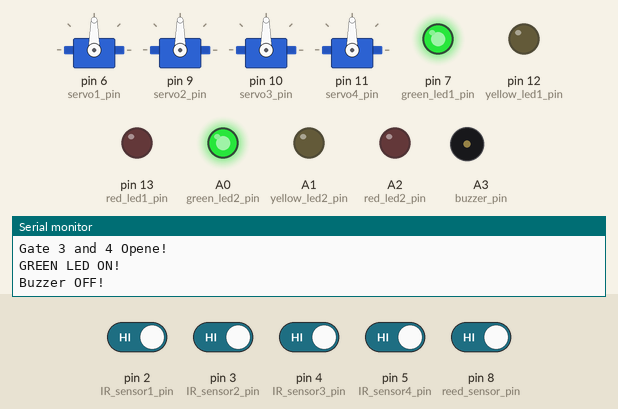
Recording of a sketch running on a simulated Arduino Uno, built with avr-gcc and run on an emulated ATmega328P. Parts: 4 × servo, output pins drawn as LEDs (lit = HIGH), buzzer (waves = sounding, pin HIGH), the last lines printed to the serial monitor. Dashed ring = blinking. Inputs (shaded band) come from the test bench; at power-on: pin 2 (IR_sensor1_pin), pin 3 (IR_sensor2_pin), pin 4 (IR_sensor3_pin), pin 5 (IR_sensor4_pin), pin 8 (reed_sensor_pin) HIGH.

Above: at 1.6 s.
1.7 s: pin 2 (IR_sensor1_pin) driven LOW
At 2.5 s:
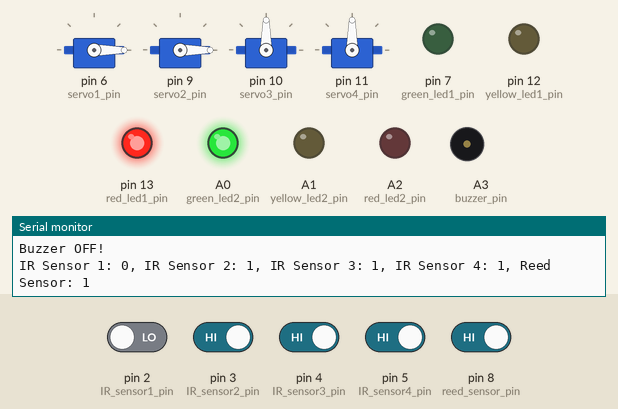
3.5 s: pin 3 (IR_sensor2_pin) driven LOW
At 4.21 s:
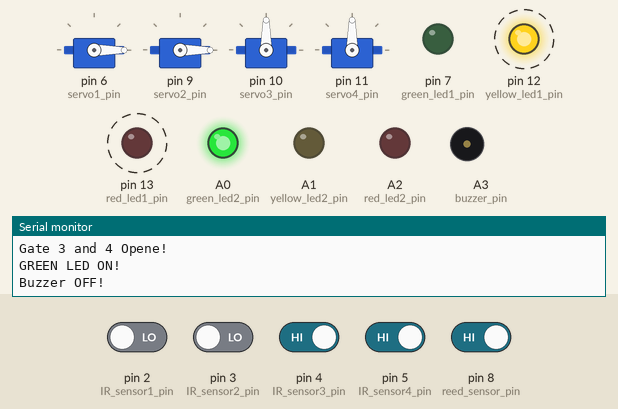
6.5 s: pin 8 (reed_sensor_pin) driven LOW
At 7.8 s:
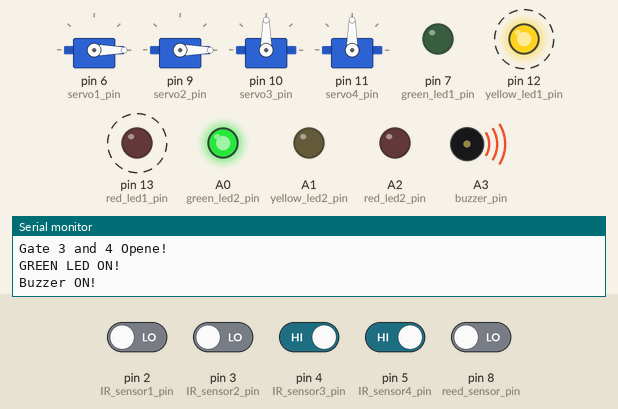
9.5 s: pin 4 (IR_sensor3_pin) driven LOW
At 12.4 s:
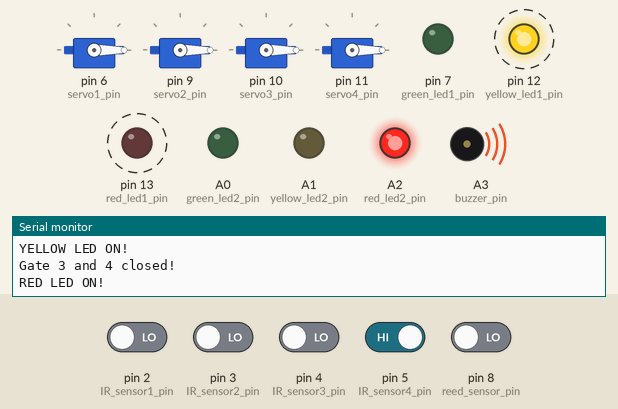
12.5 s: pin 5 (IR_sensor4_pin) driven LOW
At 13.6 s:
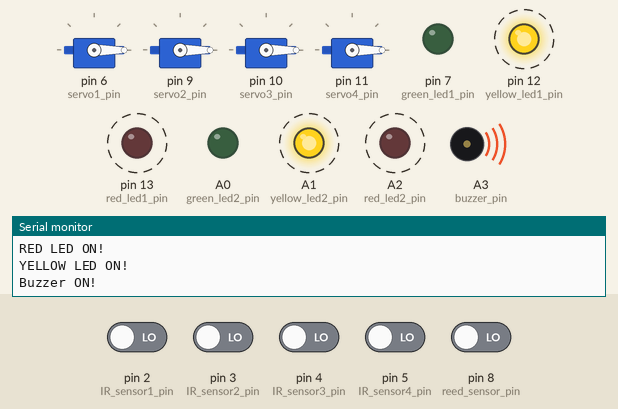
15.5 s: pin 8 (reed_sensor_pin) driven HIGH
At 17.61 s:
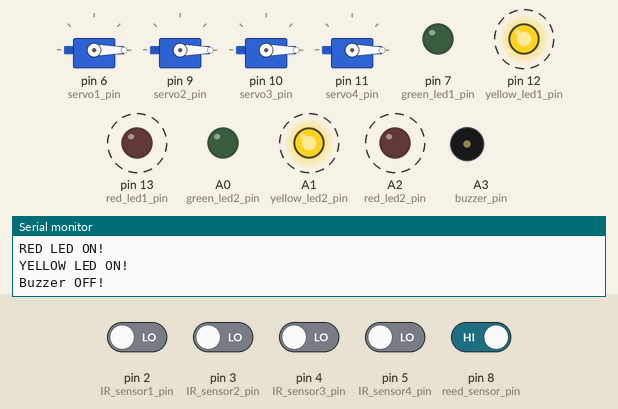
Timing chart, 0 to 19.5 s (numbered marks = the images above; inputs shaded):
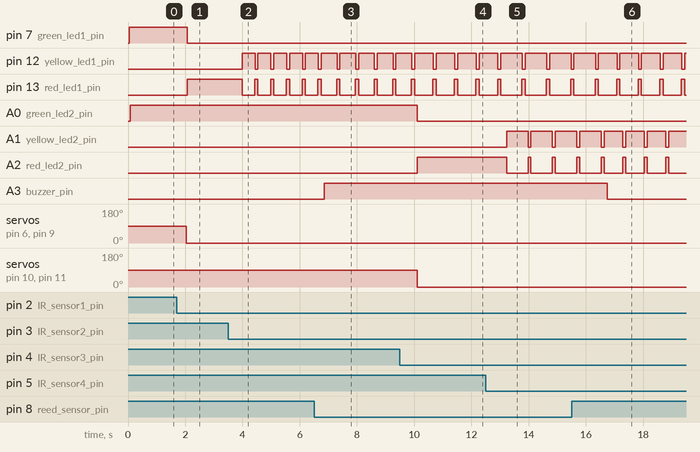

The sketch:

Railway_Safety_Automation.ino
```cpp
#include <Servo.h>

// Define pin numbers for IR sensors
const int IR_sensor1_pin = 2;
const int IR_sensor2_pin = 3;
const int IR_sensor3_pin = 4;
const int IR_sensor4_pin = 5;

// Define pin numbers for servo motors
const int servo1_pin = 6;
const int servo2_pin = 9;
const int servo3_pin = 10;
const int servo4_pin = 11;

// Define pin numbers for LEDs
const int red_led1_pin = 13;
const int yellow_led1_pin = 12;
const int green_led1_pin = 7;
const int red_led2_pin = A2;
const int yellow_led2_pin = A1;
const int green_led2_pin = A0;

// Define pin number for reed sensor
const int reed_sensor_pin = 8;

// Define pin number for buzzer
const int buzzer_pin = A3;

int delay_time = 100;

// Create servo objects
Servo servo1;
Servo servo2;
Servo servo3;
Servo servo4;

void setup() {
  // Initialize serial communication
  Serial.begin(9600);

  // Initialize IR sensors
  pinMode(IR_sensor1_pin, INPUT);
  pinMode(IR_sensor2_pin, INPUT);
  pinMode(IR_sensor3_pin, INPUT);
  pinMode(IR_sensor4_pin, INPUT);

  // Initialize servo motors
  servo1.attach(servo1_pin);
  servo2.attach(servo2_pin);
  servo3.attach(servo3_pin);
  servo4.attach(servo4_pin);

  // Initialize LEDs
  pinMode(red_led1_pin, OUTPUT);
  pinMode(yellow_led1_pin, OUTPUT);
  pinMode(green_led1_pin, OUTPUT);
  pinMode(red_led2_pin, OUTPUT);
  pinMode(yellow_led2_pin, OUTPUT);
  pinMode(green_led2_pin, OUTPUT);

  // Initialize reed sensor
  pinMode(reed_sensor_pin, INPUT);

  // Initialize buzzer
  pinMode(buzzer_pin, OUTPUT);
}

void loop() {
  // Read IR sensors
  int IR_sensor1_state = digitalRead(IR_sensor1_pin);
  int IR_sensor2_state = digitalRead(IR_sensor2_pin);
  int IR_sensor3_state = digitalRead(IR_sensor3_pin);
  int IR_sensor4_state = digitalRead(IR_sensor4_pin);

  // Read reed sensor
  int reed_sensor_state = digitalRead(reed_sensor_pin);

  // Print sensor values to serial monitor
  Serial.print("IR Sensor 1: ");
  Serial.print(IR_sensor1_state);
  Serial.print(", IR Sensor 2: ");
  Serial.print(IR_sensor2_state);
  Serial.print(", IR Sensor 3: ");
  Serial.print(IR_sensor3_state);
  Serial.print(", IR Sensor 4: ");
  Serial.print(IR_sensor4_state);
  Serial.print(", Reed Sensor: ");
  Serial.println(reed_sensor_state);

  // Control servo motors and LEDs based on IR sensor readings
  if (IR_sensor1_state == 0 || IR_sensor2_state == 0) {
    servo1.write(0);
    servo2.write(0);
    Serial.println("Gate 1 and 2 closed!");

    digitalWrite(red_led1_pin, HIGH);
    Serial.println("RED LED ON!");

    digitalWrite(yellow_led1_pin, LOW);
    digitalWrite(green_led1_pin, LOW);

    delay(delay_time);

    if (IR_sensor1_state == 0 && IR_sensor2_state == 0) {
      digitalWrite(red_led1_pin, LOW);

      digitalWrite(yellow_led1_pin, HIGH);
      Serial.println("YELLOW LED ON!");

      digitalWrite(green_led1_pin, LOW);
      delay(delay_time);
    }
  } else {
    servo1.write(90);
    servo2.write(90);
    Serial.println("Gate 1 and 2 Opened!");

    digitalWrite(red_led1_pin, LOW);
    digitalWrite(yellow_led1_pin, LOW);

    digitalWrite(green_led1_pin, HIGH);
    Serial.println("GREEN LED ON!");
  }

  if (IR_sensor3_state == 0 || IR_sensor4_state == 0) {
    servo3.write(0);
    servo4.write(0);
    Serial.println("Gate 3 and 4 closed!");

    digitalWrite(red_led2_pin, HIGH);
    Serial.println("RED LED ON!");

    digitalWrite(yellow_led2_pin, LOW);
    digitalWrite(green_led2_pin, LOW);

    delay(delay_time);

    if (IR_sensor3_state == 0 && IR_sensor4_state == 0) {
      digitalWrite(red_led2_pin, LOW);

      digitalWrite(yellow_led2_pin, HIGH);
      Serial.println("YELLOW LED ON!");

      digitalWrite(green_led2_pin, LOW);

      delay(delay_time);
    }
  } else {
    servo3.write(90);
    servo4.write(90);
    Serial.println("Gate 3 and 4 Opene!");

    digitalWrite(red_led2_pin, LOW);
    digitalWrite(yellow_led2_pin, LOW);

    digitalWrite(green_led2_pin, HIGH);
    Serial.println("GREEN LED ON!");
  }

  // Control buzzer based on reed sensor reading
  if (reed_sensor_state == 0) {
    digitalWrite(buzzer_pin, HIGH);
    Serial.println("Buzzer ON!");
    delay(delay_time);
  } else {
    digitalWrite(buzzer_pin, LOW);
    Serial.println("Buzzer OFF!");
  }

  // Delay for stability
  delay(300);
}
```

Measured:
- after the input at 1.7 s, pin 7 (green_led1_pin): HIGH → LOW after 0.38 s; pin 13 (red_led1_pin): LOW → HIGH after 0.36 s; servo on pin 6 (servo1_pin), servo on pin 9 (servo2_pin): 90° → 0° after 0.34 s
- after the input at 3.5 s, pin 12 (yellow_led1_pin): alternates HIGH for 0.45 s and LOW for 0.10 s, starting after 0.49 s; pin 13 (red_led1_pin): alternates HIGH for 0.11 s and LOW for 0.44 s, starting after 0.49 s
- after the input at 6.5 s, A3 (buzzer_pin): LOW → HIGH after 0.35 s
- after the input at 9.5 s, A0 (green_led2_pin): HIGH → LOW after 0.62 s; A2 (red_led2_pin): LOW → HIGH after 0.62 s; servo on pin 10 (servo3_pin), servo on pin 11 (servo4_pin): 90° → 0° after 0.62 s
- after the input at 12.5 s, A1 (yellow_led2_pin): alternates HIGH for 0.75 s and LOW for 0.10 s, starting after 0.73 s; A2 (red_led2_pin): alternates HIGH for 0.10 s and LOW for 0.75 s, starting after 0.73 s
- after the input at 15.5 s, A3 (buzzer_pin): HIGH → LOW after 1.2 s
